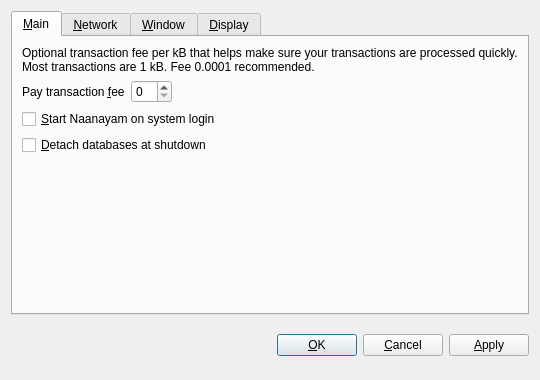
<?xml version="1.0" encoding="UTF-8"?>
<ui version="4.0">
 <class>OptionsDialog</class>
 <widget class="QDialog" name="OptionsDialog">
  <property name="geometry">
   <rect>
    <x>0</x>
    <y>0</y>
    <width>540</width>
    <height>380</height>
   </rect>
  </property>
  <property name="windowTitle">
   <string>Options</string>
  </property>
  <property name="modal">
   <bool>true</bool>
  </property>
  <layout class="QVBoxLayout" name="verticalLayout">
   <item>
    <widget class="QTabWidget" name="tabWidget">
     <property name="tabPosition">
      <enum>QTabWidget::North</enum>
     </property>
     <property name="currentIndex">
      <number>0</number>
     </property>
     <widget class="QWidget" name="tabMain">
      <attribute name="title">
       <string>&amp;Main</string>
      </attribute>
      <layout class="QVBoxLayout" name="verticalLayout_Main">
       <item>
        <widget class="QLabel" name="transactionFeeInfoLabel">
         <property name="text">
          <string>Optional transaction fee per kB that helps make sure your transactions are processed quickly. Most transactions are 1 kB. Fee 0.0001 recommended.</string>
         </property>
         <property name="textFormat">
          <enum>Qt::PlainText</enum>
         </property>
         <property name="wordWrap">
          <bool>true</bool>
         </property>
        </widget>
       </item>
       <item>
        <layout class="QHBoxLayout" name="horizontalLayout_Main">
         <item>
          <widget class="QLabel" name="transactionFeeLabel">
           <property name="text">
            <string>Pay transaction &amp;fee</string>
           </property>
           <property name="textFormat">
            <enum>Qt::PlainText</enum>
           </property>
           <property name="buddy">
            <cstring>transactionFee</cstring>
           </property>
          </widget>
         </item>
         <item>
          <widget class="NaanayamAmountField" name="transactionFee"/>
         </item>
         <item>
          <spacer name="horizontalSpacer_Main">
           <property name="orientation">
            <enum>Qt::Horizontal</enum>
           </property>
           <property name="sizeHint" stdset="0">
            <size>
             <width>40</width>
             <height>20</height>
            </size>
           </property>
          </spacer>
         </item>
        </layout>
       </item>
       <item>
        <widget class="QCheckBox" name="NaanayamAtStartup">
         <property name="toolTip">
          <string>Automatically start Naanayam after logging in to the system.</string>
         </property>
         <property name="text">
          <string>&amp;Start Naanayam on system login</string>
         </property>
        </widget>
       </item>
       <item>
        <widget class="QCheckBox" name="detachDatabases">
         <property name="toolTip">
          <string>Detach block and address databases at shutdown. This means they can be moved to another data directory, but it slows down shutdown. The wallet is always detached.</string>
         </property>
         <property name="text">
          <string>&amp;Detach databases at shutdown</string>
         </property>
        </widget>
       </item>
       <item>
        <spacer name="verticalSpacer_Main">
         <property name="orientation">
          <enum>Qt::Vertical</enum>
         </property>
         <property name="sizeHint" stdset="0">
          <size>
           <width>20</width>
           <height>40</height>
          </size>
         </property>
        </spacer>
       </item>
      </layout>
     </widget>
     <widget class="QWidget" name="tabNetwork">
      <attribute name="title">
       <string>&amp;Network</string>
      </attribute>
      <layout class="QVBoxLayout" name="verticalLayout_Network">
       <item>
        <widget class="QCheckBox" name="mapPortUpnp">
         <property name="toolTip">
          <string>Automatically open the Naanayam client port on the router. This only works when your router supports UPnP and it is enabled.</string>
         </property>
         <property name="text">
          <string>Map port using &amp;UPnP</string>
         </property>
        </widget>
       </item>
       <item>
        <widget class="QCheckBox" name="connectSocks">
         <property name="toolTip">
          <string>Connect to the Naanayam network through a SOCKS proxy (e.g. when connecting through Tor).</string>
         </property>
         <property name="text">
          <string>&amp;Connect through SOCKS proxy:</string>
         </property>
        </widget>
       </item>
       <item>
        <layout class="QHBoxLayout" name="horizontalLayout_Network">
         <item>
          <widget class="QLabel" name="proxyIpLabel">
           <property name="text">
            <string>Proxy &amp;IP:</string>
           </property>
           <property name="textFormat">
            <enum>Qt::PlainText</enum>
           </property>
           <property name="buddy">
            <cstring>proxyIp</cstring>
           </property>
          </widget>
         </item>
         <item>
          <widget class="QValidatedLineEdit" name="proxyIp" native="true">
           <property name="maximumSize">
            <size>
             <width>140</width>
             <height>16777215</height>
            </size>
           </property>
           <property name="toolTip">
            <string>IP address of the proxy (e.g. 127.0.0.1)</string>
           </property>
          </widget>
         </item>
         <item>
          <widget class="QLabel" name="proxyPortLabel">
           <property name="text">
            <string>&amp;Port:</string>
           </property>
           <property name="textFormat">
            <enum>Qt::PlainText</enum>
           </property>
           <property name="buddy">
            <cstring>proxyPort</cstring>
           </property>
          </widget>
         </item>
         <item>
          <widget class="QLineEdit" name="proxyPort">
           <property name="maximumSize">
            <size>
             <width>55</width>
             <height>16777215</height>
            </size>
           </property>
           <property name="toolTip">
            <string>Port of the proxy (e.g. 9050)</string>
           </property>
          </widget>
         </item>
         <item>
          <widget class="QLabel" name="socksVersionLabel">
           <property name="text">
            <string>SOCKS &amp;Version:</string>
           </property>
           <property name="textFormat">
            <enum>Qt::PlainText</enum>
           </property>
           <property name="buddy">
            <cstring>socksVersion</cstring>
           </property>
          </widget>
         </item>
         <item>
          <widget class="QValueComboBox" name="socksVersion">
           <property name="toolTip">
            <string>SOCKS version of the proxy (e.g. 5)</string>
           </property>
          </widget>
         </item>
         <item>
          <spacer name="horizontalSpacer_Network">
           <property name="orientation">
            <enum>Qt::Horizontal</enum>
           </property>
           <property name="sizeHint" stdset="0">
            <size>
             <width>40</width>
             <height>20</height>
            </size>
           </property>
          </spacer>
         </item>
        </layout>
       </item>
       <item>
        <spacer name="verticalSpacer_Network">
         <property name="orientation">
          <enum>Qt::Vertical</enum>
         </property>
         <property name="sizeHint" stdset="0">
          <size>
           <width>20</width>
           <height>40</height>
          </size>
         </property>
        </spacer>
       </item>
      </layout>
     </widget>
     <widget class="QWidget" name="tabWindow">
      <attribute name="title">
       <string>&amp;Window</string>
      </attribute>
      <layout class="QVBoxLayout" name="verticalLayout_Window">
       <item>
        <widget class="QCheckBox" name="minimizeToTray">
         <property name="toolTip">
          <string>Show only a tray icon after minimizing the window.</string>
         </property>
         <property name="text">
          <string>&amp;Minimize to the tray instead of the taskbar</string>
         </property>
        </widget>
       </item>
       <item>
        <widget class="QCheckBox" name="minimizeOnClose">
         <property name="toolTip">
          <string>Minimize instead of exit the application when the window is closed. When this option is enabled, the application will be closed only after selecting Quit in the menu.</string>
         </property>
         <property name="text">
          <string>M&amp;inimize on close</string>
         </property>
        </widget>
       </item>
       <item>
        <spacer name="verticalSpacer_Window">
         <property name="orientation">
          <enum>Qt::Vertical</enum>
         </property>
         <property name="sizeHint" stdset="0">
          <size>
           <width>20</width>
           <height>40</height>
          </size>
         </property>
        </spacer>
       </item>
      </layout>
     </widget>
     <widget class="QWidget" name="tabDisplay">
      <attribute name="title">
       <string>&amp;Display</string>
      </attribute>
      <layout class="QVBoxLayout" name="verticalLayout_Display">
       <item>
        <layout class="QHBoxLayout" name="horizontalLayout_1_Display">
         <item>
          <widget class="QLabel" name="langLabel">
           <property name="text">
            <string>User Interface &amp;language:</string>
           </property>
           <property name="textFormat">
            <enum>Qt::PlainText</enum>
           </property>
           <property name="buddy">
            <cstring>lang</cstring>
           </property>
          </widget>
         </item>
         <item>
          <widget class="QValueComboBox" name="lang">
           <property name="toolTip">
            <string>The user interface language can be set here. This setting will take effect after restarting Naanayam.</string>
           </property>
          </widget>
         </item>
        </layout>
       </item>
       <item>
        <layout class="QHBoxLayout" name="horizontalLayout_2_Display">
         <item>
          <widget class="QLabel" name="unitLabel">
           <property name="text">
            <string>&amp;Unit to show amounts in:</string>
           </property>
           <property name="textFormat">
            <enum>Qt::PlainText</enum>
           </property>
           <property name="buddy">
            <cstring>unit</cstring>
           </property>
          </widget>
         </item>
         <item>
          <widget class="QValueComboBox" name="unit">
           <property name="toolTip">
            <string>Choose the default subdivision unit to show in the interface and when sending coins.</string>
           </property>
          </widget>
         </item>
        </layout>
       </item>
       <item>
        <widget class="QCheckBox" name="displayAddresses">
         <property name="toolTip">
          <string>Whether to show Naanayam addresses in the transaction list or not.</string>
         </property>
         <property name="text">
          <string>&amp;Display addresses in transaction list</string>
         </property>
        </widget>
       </item>
       <item>
        <spacer name="verticalSpacer_Display">
         <property name="orientation">
          <enum>Qt::Vertical</enum>
         </property>
         <property name="sizeHint" stdset="0">
          <size>
           <width>20</width>
           <height>40</height>
          </size>
         </property>
        </spacer>
       </item>
      </layout>
     </widget>
    </widget>
   </item>
   <item>
    <layout class="QHBoxLayout" name="horizontalLayout_Buttons">
     <item>
      <spacer name="horizontalSpacer_1">
       <property name="orientation">
        <enum>Qt::Horizontal</enum>
       </property>
       <property name="sizeHint" stdset="0">
        <size>
         <width>40</width>
         <height>48</height>
        </size>
       </property>
      </spacer>
     </item>
     <item>
      <widget class="QLabel" name="statusLabel">
       <property name="font">
        <font>
         <weight>75</weight>
         <bold>true</bold>
        </font>
       </property>
       <property name="text">
        <string/>
       </property>
       <property name="textFormat">
        <enum>Qt::PlainText</enum>
       </property>
       <property name="wordWrap">
        <bool>true</bool>
       </property>
      </widget>
     </item>
     <item>
      <spacer name="horizontalSpacer_2">
       <property name="orientation">
        <enum>Qt::Horizontal</enum>
       </property>
       <property name="sizeHint" stdset="0">
        <size>
         <width>40</width>
         <height>48</height>
        </size>
       </property>
      </spacer>
     </item>
     <item>
      <widget class="QPushButton" name="okButton">
       <property name="text">
        <string>&amp;OK</string>
       </property>
      </widget>
     </item>
     <item>
      <widget class="QPushButton" name="cancelButton">
       <property name="text">
        <string>&amp;Cancel</string>
       </property>
       <property name="autoDefault">
        <bool>false</bool>
       </property>
      </widget>
     </item>
     <item>
      <widget class="QPushButton" name="applyButton">
       <property name="text">
        <string>&amp;Apply</string>
       </property>
       <property name="autoDefault">
        <bool>false</bool>
       </property>
      </widget>
     </item>
    </layout>
   </item>
  </layout>
 </widget>
 <customwidgets>
  <customwidget>
   <class>QValidatedLineEdit</class>
   <extends>QWidget</extends>
   <header>qvalidatedlineedit.h</header>
  </customwidget>
  <customwidget>
   <class>NaanayamAmountField</class>
   <extends>QSpinBox</extends>
   <header>Naanayamamountfield.h</header>
  </customwidget>
  <customwidget>
   <class>QValueComboBox</class>
   <extends>QComboBox</extends>
   <header>qvaluecombobox.h</header>
  </customwidget>
 </customwidgets>
 <resources/>
 <connections/>
</ui>
